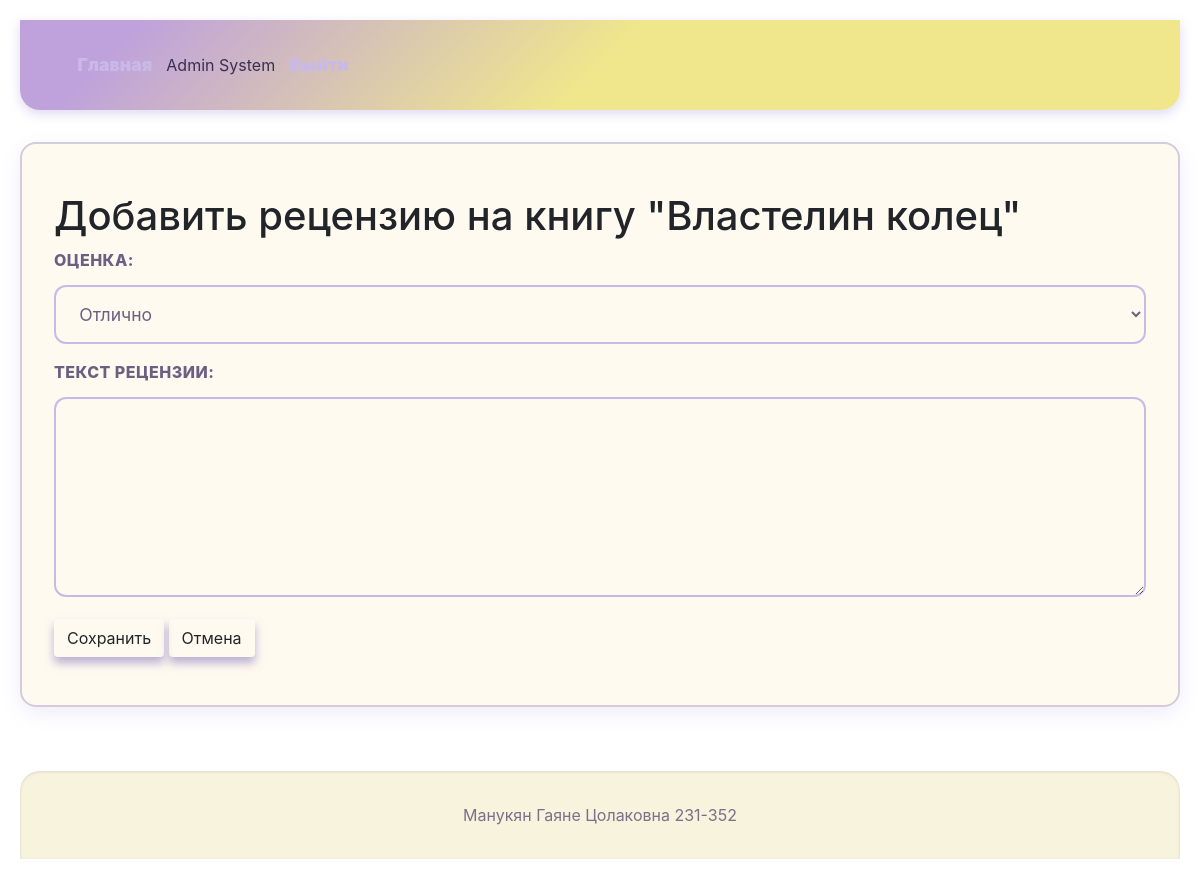
Before: /books/1/review/new (signed in) with the older database file.
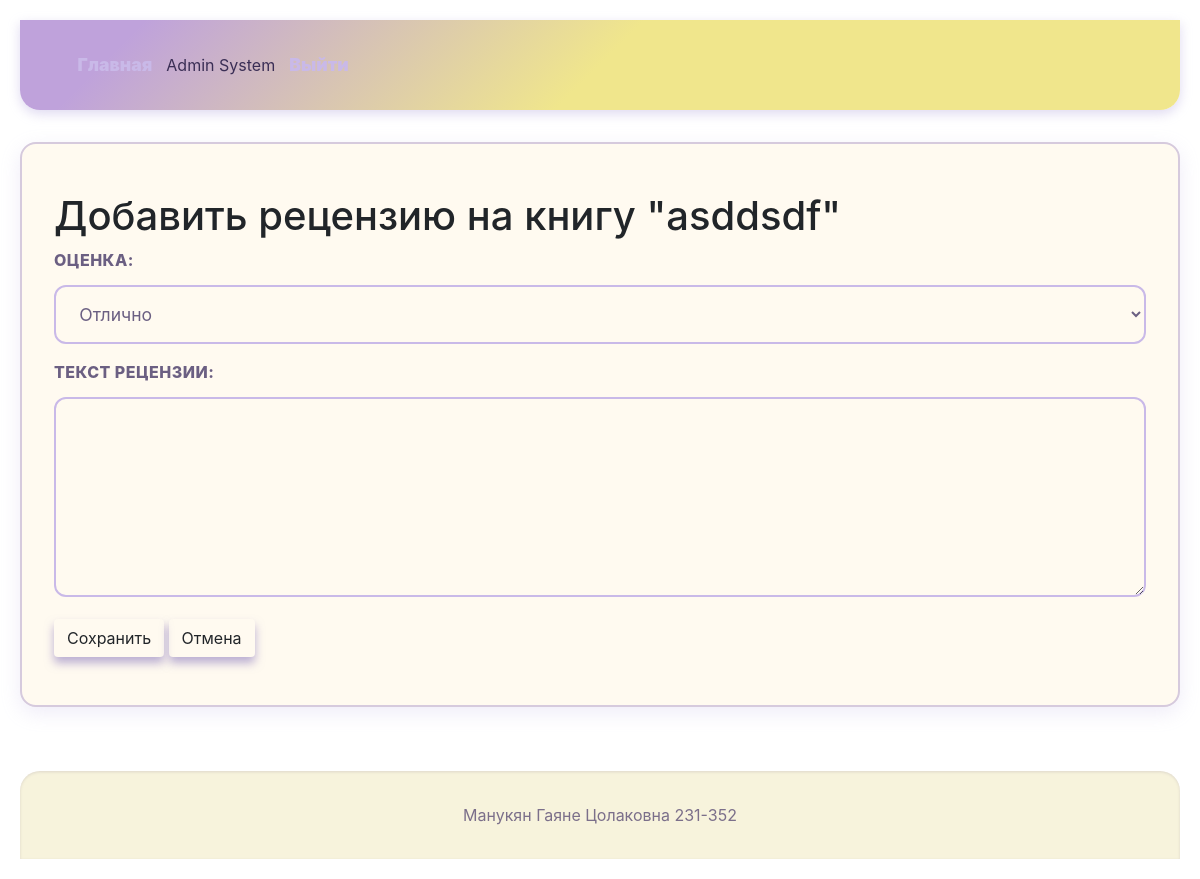
After: the same page with the newer database file.
### models.py (models this page shows, shortened)
class User(db.Model, UserMixin):
    __tablename__ = 'users'  # <-- исправлено
    id = db.Column(db.Integer, primary_key=True)
    login = db.Column(db.String(50), nullable=False, unique=True)
    password_hash = db.Column(db.String(256), nullable=False)
    last_name = db.Column(db.String(50), nullable=False)
    first_name = db.Column(db.String(50), nullable=False)
    middle_name = db.Column(db.String(50))
    role_id = db.Column(db.Integer, db.ForeignKey('roles.id'), nullable=False)
    reviews = db.relationship('Review', backref='user', lazy=True)

class Book(db.Model):
    __tablename__ = 'books'
    id = db.Column(db.Integer, primary_key=True)
    title = db.Column(db.String(100), nullable=False)
    description = db.Column(db.Text, nullable=False)
    year = db.Column(db.Integer, nullable=False)
    publisher = db.Column(db.String(100), nullable=False)
    author = db.Column(db.String(100), nullable=False)
    pages = db.Column(db.Integer, nullable=False)
    cover_id = db.Column(db.Integer, db.ForeignKey('covers.id', ondelete='CASCADE'), nullable=False, unique=True)  # Add ondelete
    cover = db.relationship('Cover', back_populates='book', uselist=False, cascade="all, delete-orphan", single_parent=True) # Add single_parent
    genres = db.relationship('Genre', secondary='book_genres', back_populates='books')
    reviews = db.relationship('Review', backref='book', lazy=True, cascade="all, delete-orphan")

### app.py (the view, shortened to what this page needs)
@app.route('/books/<int:book_id>/review/new', methods=['GET', 'POST'])
@login_required
def add_review(book_id):
    book = Book.query.get_or_404(book_id)
    if current_user.role.name not in ('user', 'moderator', 'admin'):
        flash('У вас недостаточно прав для добавления рецензии', 'danger')
        return redirect(url_for('view_book', book_id=book_id))
    existing_review = Review.query.filter_by(book_id=book_id, user_id=current_user.id).first()
    if existing_review:
        flash('Вы уже оставили рецензию на эту книгу', 'warning')
        return redirect(url_for('view_book', book_id=book_id))
    return render_template('add_review.html', book=book)

### app.py (called while the page is built)
@login_manager.user_loader
def load_user(user_id):
    return User.query.get(int(user_id))

### templates/add_review.html (shortened to what this page needs)
{% extends "base.html" %}
{% block content %}
<h1>Добавить рецензию на книгу "{{ book.title }}"</h1>
<form method="POST">
    <div class="form-group">
        <label for="rating">Оценка:</label>
        <select id="rating" name="rating" required>
            <option value="5" selected>Отлично</option>
        </select>
    </div>
    <div class="form-group">
        <label for="text">Текст рецензии:</label>
        <textarea id="text" name="text" rows="6" required></textarea>
    </div>
    <button type="submit" class="btn">Сохранить</button>
    <a href="{{ url_for('view_book', book_id=book.id) }}" class="btn">Отмена</a>
</form>
{% endblock %}

### templates/base.html (shortened to what this page needs)
<!DOCTYPE html>
<html lang="ru">
<head>
    <link rel="stylesheet" href="{{ url_for('static', filename='css/style.css') }}">
    <link href="https://cdn.jsdelivr.net/npm/bootstrap@5.3.0/dist/css/bootstrap.min.css" rel="stylesheet">
    <link rel="stylesheet" href="{{ url_for('static', filename='css/style.css') }}">
    <link rel="stylesheet" href="https://stackpath.bootstrapcdn.com/bootstrap/4.5.2/css/bootstrap.min.css">
</head>
<body>
    <header>
        <nav>
            <a href="{{ url_for('index') }}">Главная</a>
            {% if current_user.is_authenticated %}
                <span>{{ current_user.last_name }} {{ current_user.first_name }}</span>
                <a href="{{ url_for('logout') }}">Выйти</a>
            {% else %}
                <a href="{{ url_for('login') }}">Войти</a>
            {% endif %}
        </nav>
    </header>
    <main>
        {% block content %}{% endblock %}
    </main>
    <footer>
        Манукян Гаяне Цолаковна 231-352
    </footer>
</body>
</html>

### static/css/style.css (style rules this page uses)
body { font-family: 'Segoe UI', Tahoma, Geneva, Verdana, sans-serif; line-height: 1.6; margin: 0; padding: 0; color: #4b3b66; background: #fffaf0; -webkit-font-smoothing: antialiased; -moz-osx-font-smoothing: grayscale; }
header { background: linear-gradient(135deg, #bfa2db 10%, #f0e68c 50%); color: #3a2e55; padding: 2rem 3rem; box-shadow: 0 4px 12px rgba(176, 162, 219, 0.4); border-bottom-left-radius: 20px; border-bottom-right-radius: 20px; }
nav { display: flex; justify-content: flex-start; align-items: center; max-width: 1500px; margin: 0 auto; gap: 2rem; }
nav a { color: #c9b9e8; text-decoration: none; font-weight: 1000; font-size: 1.1rem; padding: 0.3rem 0.6rem; border-radius: 6px; transition: background-color 0.3s ease, color 0.3s ease; }
main { padding: 3rem 2rem; max-width: 1400px; margin: 2rem auto 4rem; background: #fffaf0; border-radius: 16px; box-shadow: 0 6px 20px rgba(176, 162, 219, 0.2); border: 2px solid #d6cadd; }
footer { background: #f7f3dc; padding: 2rem 1rem; text-align: center; color: #7b6f8a; font-size: 1rem; border-top-left-radius: 20px; border-top-right-radius: 20px; box-shadow: inset 0 1px 3px rgba(123, 111, 138, 0.2); }
.btn { display: inline-block; background: #8c7bbe; color: white; padding: 0.7rem 1.5rem; border: none; border-radius: 12px; cursor: pointer; font-size: 1.1rem; font-weight: 700; text-decoration: none; box-shadow: 0 6px 10px rgba(140, 123, 190, 0.6); transition: background-color 0.3s ease, box-shadow 0.3s ease; }
.form-group { margin-bottom: 2rem; }
.form-group label { display: block; margin-bottom: 0.8rem; font-weight: 800; color: #6b5f82; letter-spacing: 0.03em; text-transform: uppercase; }
.form-group input[type="text"], .form-group input[type="number"], .form-group input[type="file"], .form-group select, .form-group textarea { width: 100%; padding: 1rem 1.2rem; border: 2px solid #c9b9e8; border-radius: 12px; font-size: 1.1rem; color: #6b5f82; transition: border-color 0.3s ease, box-shadow 0.3s ease; font-family: inherit; background: #fffaf0; }
.form-group textarea { min-height: 200px; resize: vertical; background: #fffaf0; }
:root { --purple-light: #a18cd1; --purple-dark: #6a4c93; --yellow-light: #fff9c4; --yellow-dark: #fbc02d; --background: #f5f3fa; --text-color: #3a2f5a; --btn-bg: var(--purple-dark); --btn-bg-hover: var(--yellow-dark); --btn-text: #fff; --btn-text-hover: var(--purple-dark); --input-bg: #fff; --input-border: #c3bde0; --input-focus-border: var(--purple-dark); --modal-bg: #fff; --modal-overlay-bg: rgba(106, 76, 147, 0.6); }
body { background-color: var(--background); color: var(--text-color); font-family: 'Segoe UI', Tahoma, Geneva, Verdana, sans-serif; line-height: 1.6; margin: 0; padding: 20px; }

Changed rows visible on the page:
changed Book: title "Властелин колец" → "asddsdf"
